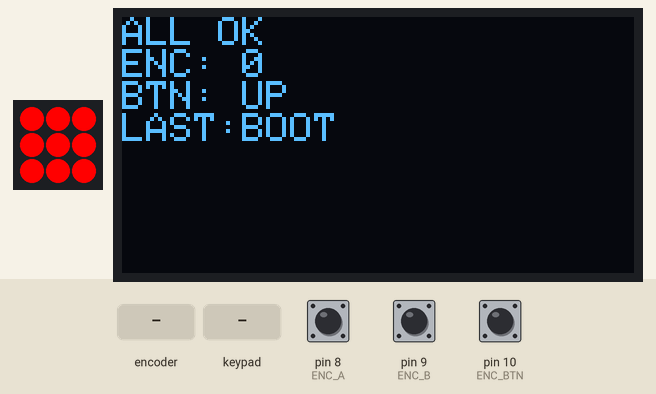
Recording of a sketch running on a simulated Arduino Uno, built for the host (arithmetic inside an expression is 32-bit, double 64-bit). Shown: 3×3 RGB LED matrix (first LED top left, wired row by row), 128×64 one-colour display. Wiring (inferred from the names in the program): 3×3 keypad with keys 1 2 3 4 5 6 7 8 9 (labels assumed): rows pin 2, pin 3, pin 4; columns pin 7, pin 6, pin 5. Inputs (shaded band) come from the test bench; at power-on: pin 10 (ENC_BTN) HIGH, pin 8 (ENC_A) HIGH, pin 9 (ENC_B) HIGH. What the sketch prints to the serial monitor is not drawn.

Above: at 1.7 s.
1.8 s: pin 10 (ENC_BTN) pulled LOW for 0.15 s
At 3.2 s:
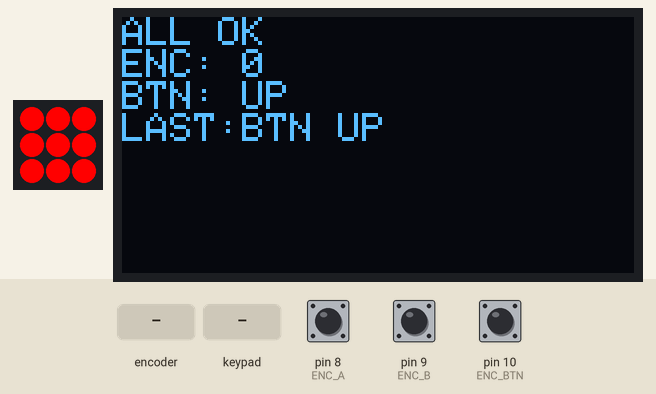
3.5 s: rotary encoder on pin 8 (ENC_A) / pin 9 (ENC_B) turned 3 steps (first pin leading)
At 4.3 s:
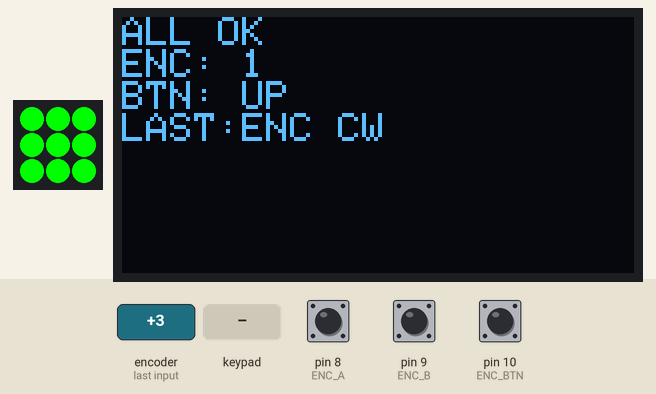
5.6 s: keypad keys 2 3 4 pressed 0.4 s apart
At 7.3 s:
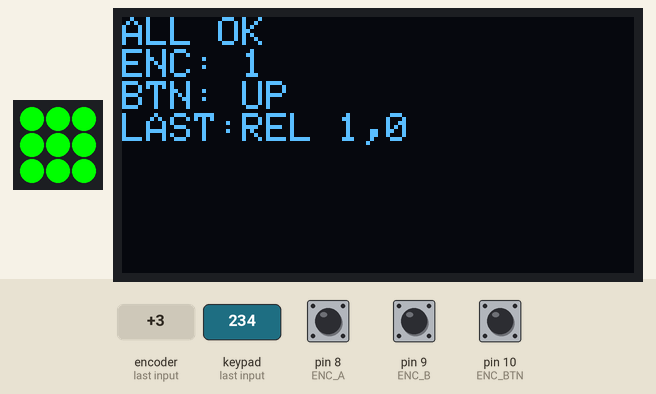
8.3 s: pin 10 (ENC_BTN) pulled LOW for 1 s
At 10.5 s:
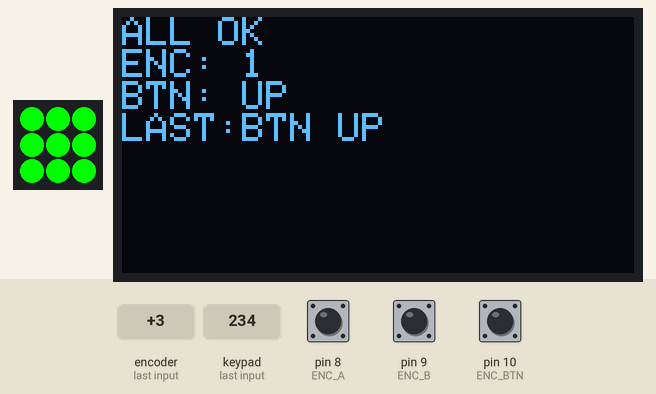
10.8 s: rotary encoder on pin 8 (ENC_A) / pin 9 (ENC_B) turned 1 step (first pin leading)
At 12.1 s:
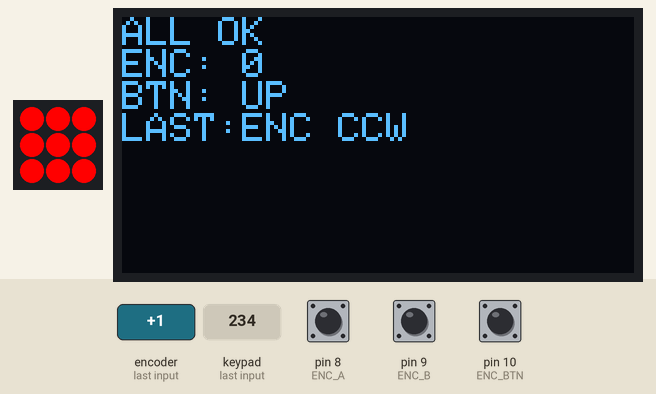
12.5 s: key '1' pressed
At 13.1 s:
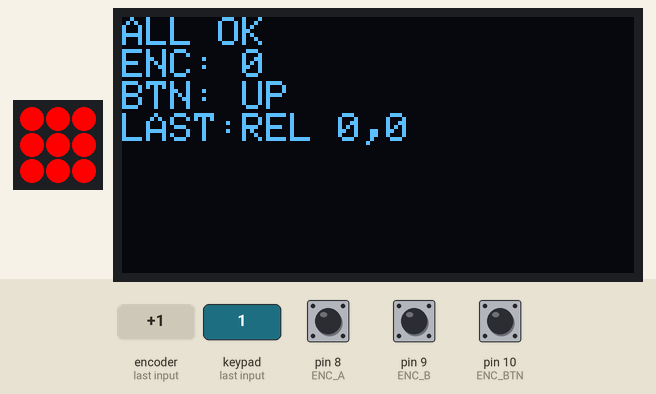
Timing chart, 0 to 15.2 s (numbered marks = the images above; inputs shaded):
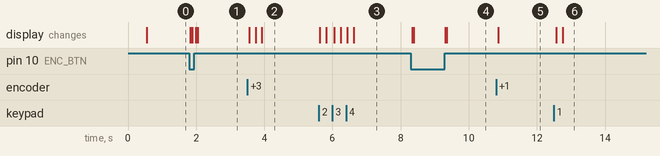

The sketch:

universal.ino
```cpp
#include <Wire.h>
#include <Adafruit_GFX.h>
#include <Adafruit_SSD1306.h>
#include <Adafruit_NeoPixel.h>

// =========================
// PIN CONFIG
// =========================
#define SDA_PIN 0
#define SCL_PIN 1

#define RGB_PIN 13
#define NUM_PIXELS 9

const uint8_t ROWS = 3;
const uint8_t COLS = 3;

const uint8_t rowPins[ROWS] = {2, 3, 4};
const uint8_t colPins[COLS] = {7, 6, 5};

const uint8_t ENC_A = 8;
const uint8_t ENC_B = 9;
const uint8_t ENC_BTN = 10;

// =========================
// DISPLAY
// =========================
#define SCREEN_WIDTH 128
#define SCREEN_HEIGHT 64
#define OLED_ADDR 0x3C

Adafruit_SSD1306 display(SCREEN_WIDTH, SCREEN_HEIGHT, &Wire, -1);
Adafruit_NeoPixel pixels(NUM_PIXELS, RGB_PIN, NEO_GRB + NEO_KHZ800);

// =========================
// STATE
// =========================
bool lastMatrix[ROWS][COLS];
int lastA = HIGH;
int lastBtn = HIGH;
long encPos = 0;
String lastEvent = "BOOT";

// Hilfsfunktion: alle LEDs gleich setzen
void setAllPixels(uint32_t color) {
  for (int i = 0; i < NUM_PIXELS; i++) {
    pixels.setPixelColor(i, color);
  }
  pixels.show();
}

void setRgbMode(long pos) {
  int mode = ((pos % 4) + 4) % 4;

  if (mode == 0) {
    setAllPixels(pixels.Color(255, 0, 0));   // rot
  } else if (mode == 1) {
    setAllPixels(pixels.Color(0, 255, 0));   // grün
  } else if (mode == 2) {
    setAllPixels(pixels.Color(0, 0, 255));   // blau
  } else {
    setAllPixels(pixels.Color(0, 0, 0));     // aus
  }
}

void updateDisplay() {
  display.clearDisplay();
  display.setCursor(0, 0);
  display.println("ALL OK");
  display.print("ENC: ");
  display.println(encPos);
  display.print("BTN: ");
  display.println(digitalRead(ENC_BTN) == LOW ? "DOWN" : "UP");
  display.print("LAST:");
  display.println(lastEvent);
  display.display();
}

void setup() {
  Serial.begin(115200);
  delay(500);
  Serial.println("ALL-IN-ONE TEST START");

  // RGB
  pixels.begin();
  pixels.clear();
  pixels.show();

  // Display
  Wire.setSDA(SDA_PIN);
  Wire.setSCL(SCL_PIN);
  Wire.begin();

  if (!display.begin(SSD1306_SWITCHCAPVCC, OLED_ADDR)) {
    Serial.println("SSD1306 init failed");
    while (1) delay(10);
  }

  display.clearDisplay();
  display.setTextSize(1);
  display.setTextColor(SSD1306_WHITE);

  // Matrix
  for (uint8_t r = 0; r < ROWS; r++) {
    pinMode(rowPins[r], OUTPUT);
    digitalWrite(rowPins[r], LOW);
  }

  for (uint8_t c = 0; c < COLS; c++) {
    pinMode(colPins[c], INPUT_PULLDOWN);
  }

  for (uint8_t r = 0; r < ROWS; r++) {
    for (uint8_t c = 0; c < COLS; c++) {
      lastMatrix[r][c] = false;
    }
  }

  // Encoder
  pinMode(ENC_A, INPUT_PULLUP);
  pinMode(ENC_B, INPUT_PULLUP);
  pinMode(ENC_BTN, INPUT_PULLUP);

  lastA = digitalRead(ENC_A);
  lastBtn = digitalRead(ENC_BTN);

  setRgbMode(0);
  updateDisplay();
}

void loop() {
  // =========================
  // MATRIX
  // =========================
  bool currentMatrix[ROWS][COLS] = {false};

  for (uint8_t r = 0; r < ROWS; r++) {
    digitalWrite(rowPins[r], HIGH);
    delayMicroseconds(500);

    for (uint8_t c = 0; c < COLS; c++) {
      currentMatrix[r][c] = digitalRead(colPins[c]);
    }

    digitalWrite(rowPins[r], LOW);
  }

  for (uint8_t r = 0; r < ROWS; r++) {
    for (uint8_t c = 0; c < COLS; c++) {
      if (currentMatrix[r][c] != lastMatrix[r][c]) {
        if (currentMatrix[r][c]) {
          Serial.print("PRESS  r=");
          Serial.print(r);
          Serial.print(" c=");
          Serial.println(c);
          lastEvent = "KEY " + String(r) + "," + String(c);
        } else {
          Serial.print("RELEASE r=");
          Serial.print(r);
          Serial.print(" c=");
          Serial.println(c);
          lastEvent = "REL " + String(r) + "," + String(c);
        }
        lastMatrix[r][c] = currentMatrix[r][c];
      }
    }
  }

  // =========================
  // ENCODER
  // =========================
  int a = digitalRead(ENC_A);
  int b = digitalRead(ENC_B);

  if (a != lastA) {
    if (a == LOW) {
      if (b == HIGH) {
        encPos++;
        Serial.print("ENC CW  pos=");
        Serial.println(encPos);
        lastEvent = "ENC CW";
      } else {
        encPos--;
        Serial.print("ENC CCW pos=");
        Serial.println(encPos);
        lastEvent = "ENC CCW";
      }
      setRgbMode(encPos);
    }
    lastA = a;
  }

  // =========================
  // BUTTON
  // =========================
  int btn = digitalRead(ENC_BTN);
  if (btn != lastBtn) {
    if (btn == LOW) {
      Serial.println("BTN DOWN");
      lastEvent = "BTN DOWN";
      setAllPixels(pixels.Color(255, 255, 255)); // alle weiß
    } else {
      Serial.println("BTN UP");
      lastEvent = "BTN UP";
      setRgbMode(encPos);
    }
    lastBtn = btn;
    delay(20);
  }

  updateDisplay();
  delay(20);
}
```

Measured:
- after the input at 3.5 s, the display: first changes after 0.05 s (image 2 shows a later state)
- after the input at 5.6 s, the display: first changes at once (image 3 shows a later state)
- after the input at 10.8 s, the display: changes after 0.07 s (image 5)
- after the input at 12.5 s, the display: first changes after 0.07 s (image 6 shows a later state)
